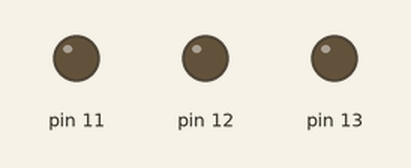
A sketch run on a simulated Arduino Uno, built with avr-gcc and run on an emulated ATmega328P. On the bench: output pins drawn as LEDs (lit = HIGH).

Above: at 0.5 s.
At 1.5 s:
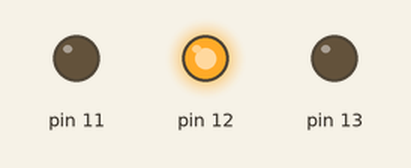
At 3.5 s:
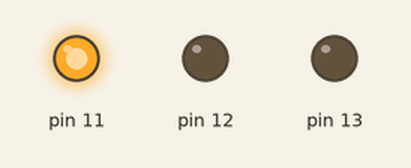
At 5.5 s:
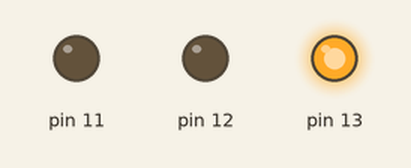
Timing chart, 0 to 6.9 s (numbered marks = the images above):
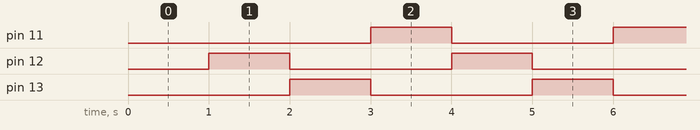

Measured:
- by itself, pin 11–13: alternates HIGH for 1.0 s and LOW for 2.0 s
- by itself, everything shown: repeats every 3.0 s, in 3 steps

The sketch:

ajami7Lab1.ino
```cpp
/*HEADER
Areeb Jamili
Lab 1 - 3 Way Blink
This code makes 3 led lights blink at different intervals
I assumed the arduino would be able to run the compiled code. I also assumed that the resistors that were labeled 220 ohms would be 220 ohms.
I used the lab recording as reference for the wiring.
*/
unsigned long prev1 = 0;
unsigned long prev2 = 0;
//start with one led on to make sure the if statements work
int status1 = HIGH;
int status2 = LOW;
int status3 = LOW;

void setup() {
  // put your setup code here, to run once:
  pinMode(11, OUTPUT);
  pinMode(12, OUTPUT);
  pinMode(13, OUTPUT);

}

void loop() {
  // put your main code here, to run repeatedly:
  unsigned long curr = millis();
  if(curr-prev1 >= 1000){
    prev1 = curr;
    //these if else statements make sure only one led is on at the same time
    if(status1){
      //turn off led1 and turn on led2
      status1 = !status1;
      status2 = !status2;
    }else if(status2){
      //turn off led2 and turn on led3
      status2 = !status2;
      status3 = !status3;
    }else if(status3){
      //turn off led3 and turn on led1
      status3 = !status3;
      status1 = !status1;
    }
    digitalWrite(11, status1);
    digitalWrite(12, status2);
    digitalWrite(13, status3);
  }
  // if(curr-prev2 >= 3000){
  //   prev2 = curr;
  //   digitalWrite(13, status2);
  //   status2 = !status2;
  // }
}
```
